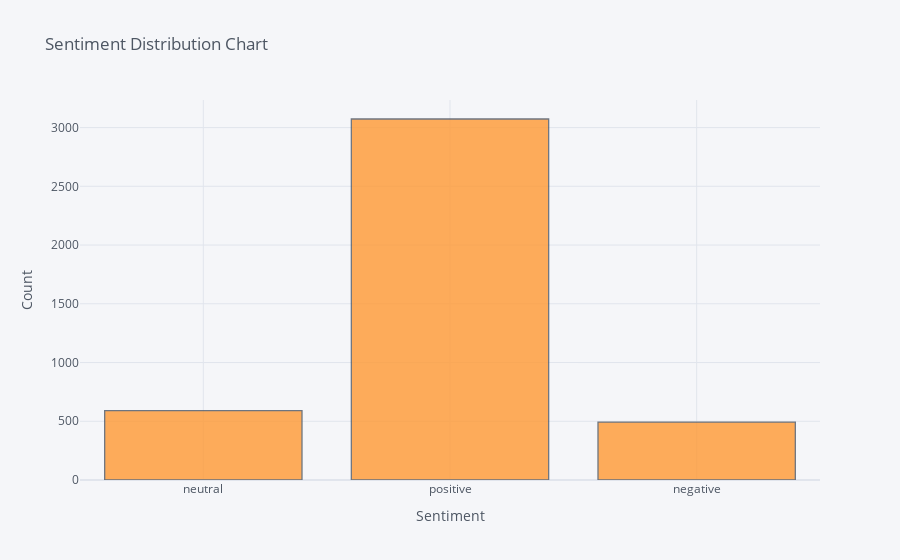

Notebook cell for this chart:
### Code cell
reviews['sentiment'].iplot(kind='hist',bins=50,xTitle='Sentiment', yTitle='Count',title='Sentiment Distribution Chart')

### Figure 1 — Plotly figure (JSON) as saved in the notebook; plotly's stock layout.template omitted (floating-point values rounded to 4 significant figures; data arrays with more than 128 entries replaced by an {"elided": "..."} marker saying what was removed)
{"data": [{"histfunc": "count", "histnorm": "", "marker": {"color": "rgba(255, 153, 51, 1.0)", "line": {"color": "#4D5663", "width": 1.3}}, "name": "sentiment", "nbinsx": 50, "opacity": 0.8, "orientation": "v", "type": "histogram", "x": {"elided": "4157 str values"}}], "layout": {"barmode": "overlay", "legend": {"bgcolor": "#F5F6F9", "font": {"color": "#4D5663"}}, "paper_bgcolor": "#F5F6F9", "plot_bgcolor": "#F5F6F9", "title": {"font": {"color": "#4D5663"}, "text": "Sentiment Distribution Chart"}, "xaxis": {"gridcolor": "#E1E5ED", "showgrid": true, "tickfont": {"color": "#4D5663"}, "title": {"font": {"color": "#4D5663"}, "text": "Sentiment"}, "zerolinecolor": "#E1E5ED"}, "yaxis": {"gridcolor": "#E1E5ED", "showgrid": true, "tickfont": {"color": "#4D5663"}, "title": {"font": {"color": "#4D5663"}, "text": "Count"}, "zerolinecolor": "#E1E5ED"}}}
